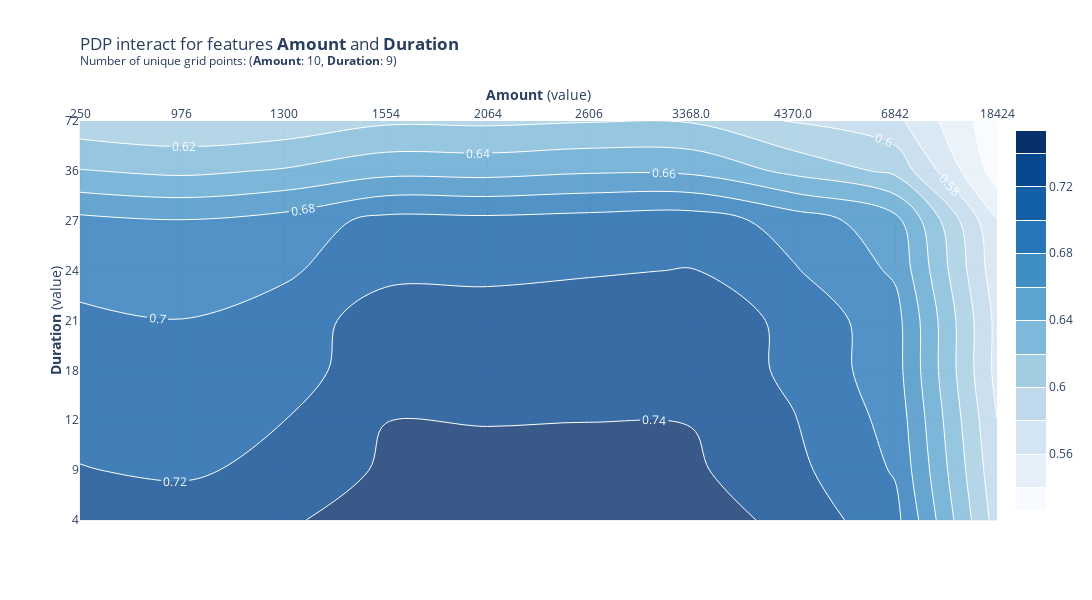

The cell this chart's notebook holds for it:
### Code cell
pdp_amount_duration = pdp.PDPInteract(model=rf_model_best,df=df,model_features=X.columns,features=["Amount","Duration"],feature_names=["Amount","Duration"])
fig, _ = pdp_amount_duration.plot()
fig

### Figure 1 — Plotly figure (JSON) as saved in the notebook; plotly's stock layout.template omitted (floating-point values rounded to 4 significant figures)
{"data": [{"colorbar": {"len": 0.95, "x": 1.01, "xanchor": "left", "y": 0, "yanchor": "bottom"}, "colorscale": [[0, "rgb(247,251,255)"], [0.125, "rgb(222,235,247)"], [0.25, "rgb(198,219,239)"], [0.375, "rgb(158,202,225)"], [0.5, "rgb(107,174,214)"], [0.625, "rgb(66,146,198)"], [0.75, "rgb(33,113,181)"], [0.875, "rgb(8,81,156)"], [1, "rgb(8,48,107)"]], "contours": {"showlabels": true}, "line": {"color": "white", "width": 1}, "name": "pdp interact", "opacity": 0.8, "showscale": true, "type": "contour", "x": [0, 1, 2, 3, 4, 5, 6, 7, 8, 9], "xaxis": "x", "y": [0, 1, 2, 3, 4, 5, 6, 7, 8], "yaxis": "y", "z": [[0.7328, 0.7299, 0.7366, 0.7519, 0.7521, 0.7532, 0.7512, 0.7335, 0.7067, 0.5911], [0.7207, 0.7172, 0.7247, 0.743, 0.7432, 0.7441, 0.7432, 0.7253, 0.6981, 0.5853], [0.715, 0.7109, 0.7198, 0.7398, 0.7395, 0.7398, 0.7395, 0.7211, 0.6934, 0.5803], [0.7057, 0.702, 0.7117, 0.7308, 0.7308, 0.7326, 0.7342, 0.7159, 0.6886, 0.574], [0.7041, 0.7004, 0.7099, 0.7292, 0.7296, 0.732, 0.7333, 0.715, 0.6877, 0.5743], [0.6931, 0.6887, 0.6964, 0.7154, 0.7155, 0.7181, 0.7207, 0.7018, 0.6771, 0.5677], [0.6853, 0.6809, 0.6879, 0.7063, 0.7055, 0.7083, 0.711, 0.6916, 0.6677, 0.5609], [0.641, 0.6358, 0.6418, 0.6537, 0.653, 0.6575, 0.656, 0.635, 0.6152, 0.5301], [0.6081, 0.6033, 0.6069, 0.617, 0.6164, 0.6189, 0.6186, 0.5981, 0.5854, 0.5263]], "zmax": 0.7532, "zmin": 0.5263}], "layout": {"height": 600, "showlegend": false, "title": {"text": "PDP interact for features <b>Amount</b> and <b>Duration</b> <br><sup>Number of unique grid points: (<b>Amount</b>: 10, <b>Duration</b>: 9)</sup>", "x": 0, "xref": "paper"}, "width": 1200, "xaxis": {"anchor": "y", "domain": [0, 1], "side": "top", "ticktext": ["250", "976", "1300", "1554", "2064", "2606", "3368.0", "4370.0", "6842", "18424"], "tickvals": [0, 1, 2, 3, 4, 5, 6, 7, 8, 9], "title": {"standoff": 0, "text": "<b>Amount</b> (value)"}}, "yaxis": {"anchor": "x", "domain": [0, 0.95], "ticktext": ["4", "9", "12", "18", "21", "24", "27", "36", "72"], "tickvals": [0, 1, 2, 3, 4, 5, 6, 7, 8], "title": {"standoff": 0, "text": "<b>Duration</b> (value)"}}}}
